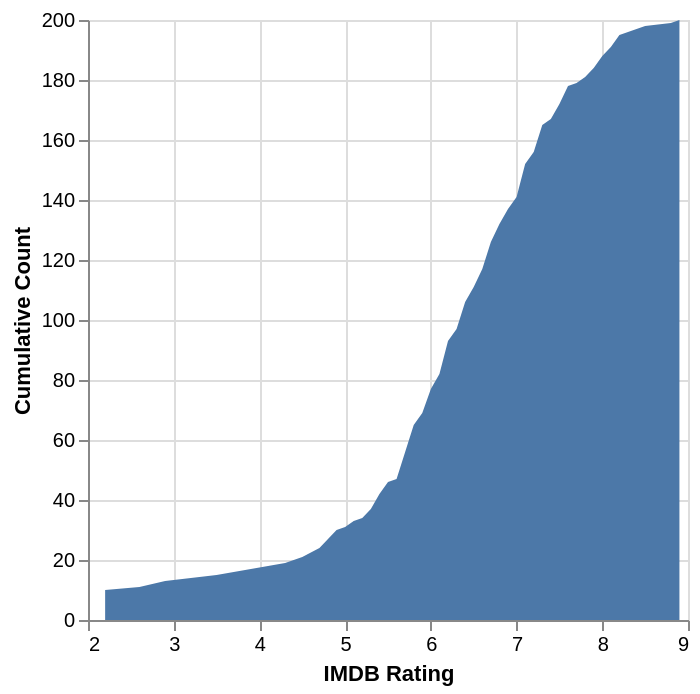

Write the Vega-Lite specification saved for this chart.
### Vega-Lite specification from a JSON file in a GitHub repository (floating-point values rounded to 4 significant figures; data arrays with more than 128 entries replaced by an {"elided": "..."} marker saying what was removed)
{"$schema": "https://vega.github.io/schema/vega-lite/v6.json", "data": {"values": {"elided": "200 records"}}, "transform": [{"aggregate": [{"op": "count", "field": "*", "as": "count"}], "groupby": ["IMDB Rating"]}, {"sort": [{"field": "IMDB Rating"}], "window": [{"op": "sum", "field": "count", "as": "Cumulative Count"}], "frame": [null, 0]}], "mark": "area", "encoding": {"x": {"field": "IMDB Rating", "type": "quantitative"}, "y": {"field": "Cumulative Count", "type": "quantitative"}}}
